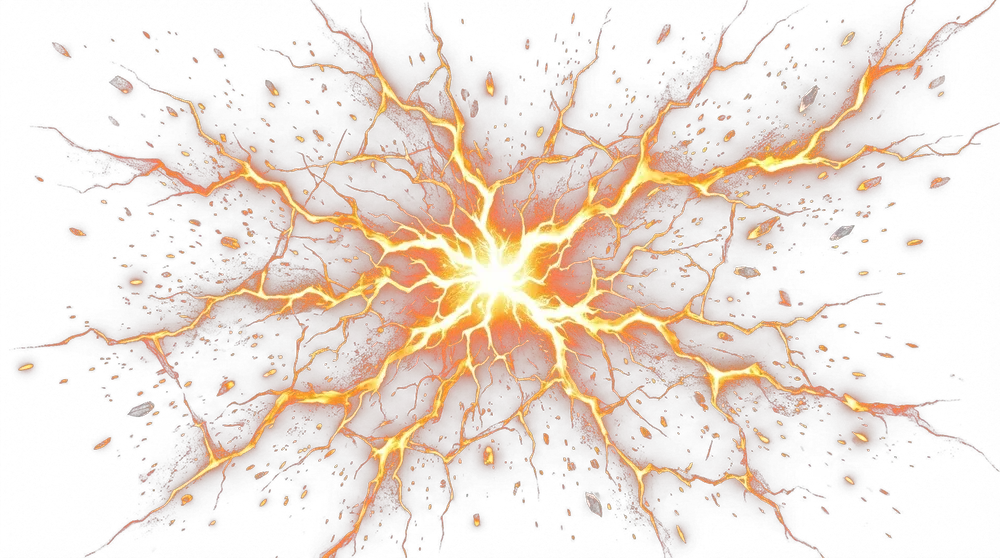
#> input picture webgame/assets/art/sky_cracks_overlay.webp, 1000 x 558 px, shrunk from 1376 x 768 before the run, found by its file name
$ python generate_6_sky_states.py
#> lines starting #> are read from the running program, lines starting #| are printed output that depends on the picture
import os
from PIL import Image, ImageFilter, ImageEnhance, ImageDraw
import numpy as np

os.makedirs('webgame/assets/art/sky_states', exist_ok=True)
os.makedirs('frontend/public/assets/art/sky_states', exist_ok=True)

base_crack_path = 'webgame/assets/art/sky_cracks_overlay.webp'
crack_im = Image.open(base_crack_path).convert('RGBA')
#> crack_im is the input picture: PIL image 1000x558 RGBA; mean R, G, B, A 58.9, 31.9, 18.6, 50
cw, ch = crack_im.size # 1376, 768

crack_arr = np.array(crack_im, dtype=np.float32)
r = crack_arr[:, :, 0]
g = crack_arr[:, :, 1]
b = crack_arr[:, :, 2]
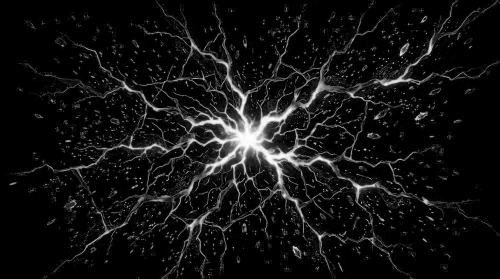
#> b: shape (558, 1000) float32 (shown at 1/2 size); min 0, max 255, mean 18.6
a = crack_arr[:, :, 3]
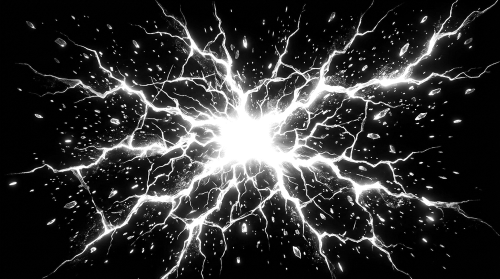
#> a: shape (558, 1000) float32 (shown at 1/2 size); min 0, max 255, mean 50
lum = r * 0.299 + g * 0.587 + b * 0.114
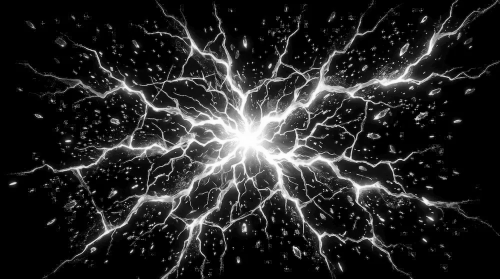
#> lum: shape (558, 1000) float32 (shown at 1/2 size); min 0, max 255, mean 38.5

# Center of celestial dome nexus
cy, cx = ch * 0.45, cw * 0.5
y_coords, x_coords = np.ogrid[:ch, :cw]
dist = np.sqrt(((x_coords - cx) / (cw * 0.5))**2 + ((y_coords - cy) / (ch * 0.5))**2)

# =========================================================================
# STATE 1: LÀNH LẶN NGUYÊN VẸN (100% HP - Pristine Sky Vault)
# =========================================================================
# Hoàn toàn trong suốt (0% vết nứt)
s1 = np.zeros((ch, cw, 4), dtype=np.uint8)
im1 = Image.fromarray(s1)
#> im1: PIL image 1000x558 RGBA; every value is 0
im1.save('webgame/assets/art/sky_states/sky_state_1_pristine.webp', 'WEBP', quality=90)
im1.save('frontend/public/assets/art/sky_states/sky_state_1_pristine.webp', 'WEBP', quality=90)
print('Saved State 1: Pristine')

# =========================================================================
# STATE 2: CHỚM NỨT (80% HP - Incipient Hairline Fractures)
# =========================================================================
# Chỉ xuất hiện các tia nứt mảnh nhẹ tại tâm (dist < 0.32)
# Chuyển sắc thái sang ánh bạc - lân tinh huyền ảo
mask2 = np.clip((0.32 - dist) / 0.15, 0, 1)
# Chỉ lấy các đường nứt sắc bén (lum > 70)
mask2 = mask2 * np.clip((lum - 50.0) / 60.0, 0, 1)

arr2 = np.zeros_like(crack_arr)
# Sắc thái Lôi Đỉnh / Bạc Ánh Trăng: R, G, B ngả sang cyan-gold
arr2[:, :, 0] = np.clip(r * 0.6 + 60, 0, 255)
arr2[:, :, 1] = np.clip(g * 0.85 + 90, 0, 255)
arr2[:, :, 2] = np.clip(b * 1.2 + 130, 0, 255)
arr2[:, :, 3] = np.clip(a * mask2 * 0.85, 0, 255)
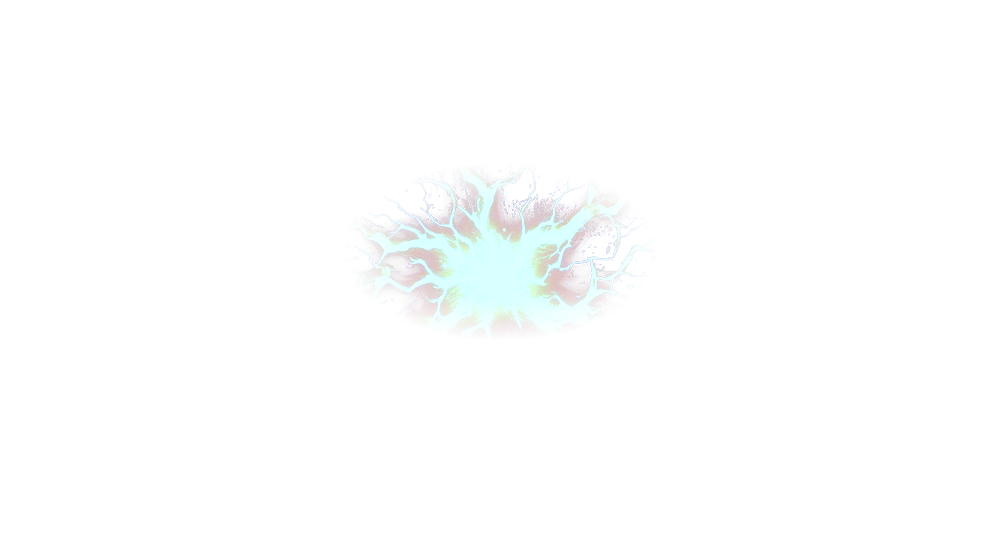
#> arr2: shape (558, 1000, 4) float32; mean of channels 0, 1, 2, 3 95.3, 115.4, 147.9, 7.5; transparent parts drawn white

im2 = Image.fromarray(arr2.astype(np.uint8))
im2.save('webgame/assets/art/sky_states/sky_state_2_incipient.webp', 'WEBP', quality=90)
im2.save('frontend/public/assets/art/sky_states/sky_state_2_incipient.webp', 'WEBP', quality=90)
print('Saved State 2: Incipient')

# =========================================================================
# STATE 3: RẠN NỨT LAN TỎA (60% HP - Spreading Fractures)
# =========================================================================
# Vết nứt lan ra bán kính 60% (dist < 0.62)
mask3 = np.clip((0.62 - dist) / 0.20, 0, 1)
mask3 = mask3 * np.clip((lum - 30.0) / 45.0, 0, 1)
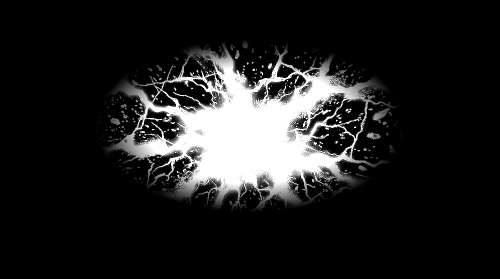
#> mask3: shape (558, 1000) float64 (shown at 1/2 size); min 0, max 1, mean 0.126

arr3 = np.zeros_like(crack_arr)
# Màu vàng kim - hổ phách
arr3[:, :, 0] = np.clip(r * 1.1, 0, 255)
arr3[:, :, 1] = np.clip(g * 0.95, 0, 255)
arr3[:, :, 2] = np.clip(b * 0.5, 0, 255)
arr3[:, :, 3] = np.clip(a * mask3 * 0.92, 0, 255)
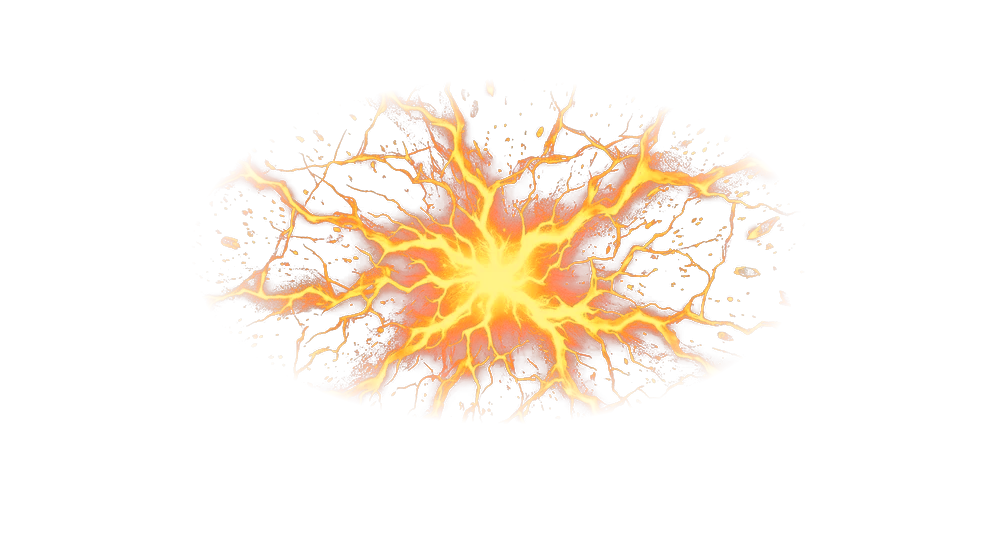
#> arr3: shape (558, 1000, 4) float32; mean of channels 0, 1, 2, 3 63.4, 30.3, 9.3, 22; transparent parts drawn white

im3 = Image.fromarray(arr3.astype(np.uint8))
im3.save('webgame/assets/art/sky_states/sky_state_3_spreading.webp', 'WEBP', quality=90)
im3.save('frontend/public/assets/art/sky_states/sky_state_3_spreading.webp', 'WEBP', quality=90)
print('Saved State 3: Spreading')

# =========================================================================
# STATE 4: NỨT VỠ NẶNG NỀ (40% HP - Severe Molten Chasms)
# =========================================================================
# Vết nứt lan ra 85% diện tích (dist < 0.90)
mask4 = np.clip((0.90 - dist) / 0.22, 0, 1)

arr4 = np.zeros_like(crack_arr)
# Màu cam lửa dung nham rực cháy
arr4[:, :, 0] = np.clip(r * 1.15 + 20, 0, 255)
arr4[:, :, 1] = np.clip(g * 0.85, 0, 255)
arr4[:, :, 2] = np.clip(b * 0.35, 0, 255)
arr4[:, :, 3] = np.clip(a * mask4, 0, 255)

im4 = Image.fromarray(arr4.astype(np.uint8))
im4.save('webgame/assets/art/sky_states/sky_state_4_severe.webp', 'WEBP', quality=90)
im4.save('frontend/public/assets/art/sky_states/sky_state_4_severe.webp', 'WEBP', quality=90)
print('Saved State 4: Severe')

# =========================================================================
# STATE 5: THIÊN KIẾP SỤP ĐỔ (20% HP - Cataclysmic Fractures)
# =========================================================================
# 100% vết nứt bung tỏa cực đại, rực lửa đỏ thẫm
arr5 = np.zeros_like(crack_arr)
arr5[:, :, 0] = np.clip(r * 1.25 + 40, 0, 255)
arr5[:, :, 1] = np.clip(g * 0.80, 0, 255)
arr5[:, :, 2] = np.clip(b * 0.25, 0, 255)
arr5[:, :, 3] = np.clip(a * 1.1, 0, 255)

im5 = Image.fromarray(arr5.astype(np.uint8))
im5.save('webgame/assets/art/sky_states/sky_state_5_cataclysm.webp', 'WEBP', quality=90)
im5.save('frontend/public/assets/art/sky_states/sky_state_5_cataclysm.webp', 'WEBP', quality=90)
print('Saved State 5: Cataclysm')

# =========================================================================
# STATE 6: MÁI VÒM TAN VỠ HOÀN TOÀN / PHÁ TRỜI (0% HP - Complete Shatter)
# =========================================================================
# Hạch tâm nổ toang, lộ ra lỗ hổng vũ trụ khổng lồ, hàng ngàn mảnh vỡ tinh thể văng tứ phía
arr6 = np.zeros_like(crack_arr)

# Lỗ hổng trung tâm vỡ toang (core blowout): vùng tâm trắng chói lòa
core_blowout = np.clip(1.0 - (dist / 0.42), 0, 1) ** 2
# Mảnh vỡ xung quanh (debris shards): gia tăng độ sáng và góc văng
np.random.seed(42)
shatter_noise = np.random.uniform(0.6, 1.4, size=(ch, cw))

arr6[:, :, 0] = np.clip(r * 1.3 * shatter_noise + core_blowout * 255, 0, 255)
arr6[:, :, 1] = np.clip(g * 1.0 * shatter_noise + core_blowout * 240, 0, 255)
arr6[:, :, 2] = np.clip(b * 0.8 * shatter_noise + core_blowout * 200, 0, 255)
arr6[:, :, 3] = np.clip(a * 1.25 + core_blowout * 255, 0, 255)
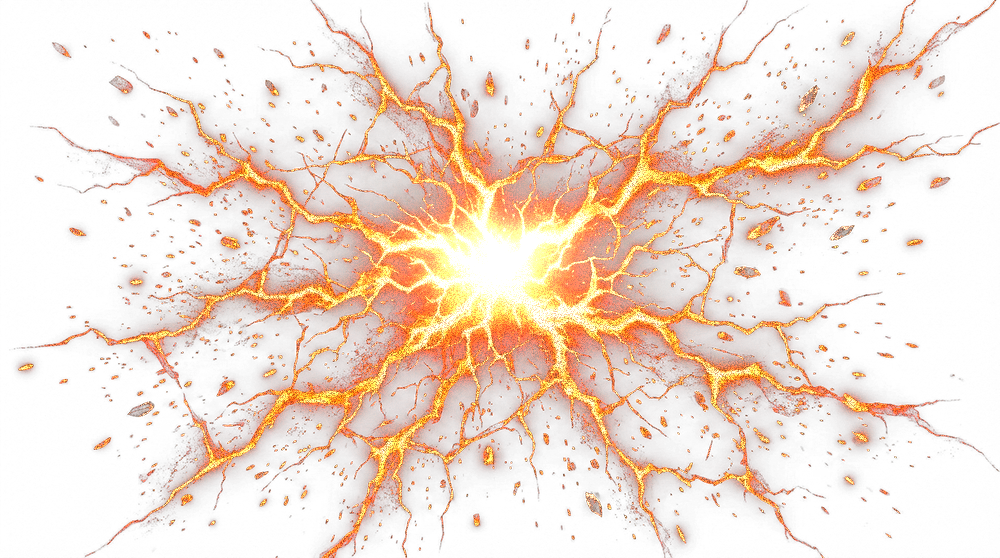
#> arr6: shape (558, 1000, 4) float32; mean of channels 0, 1, 2, 3 70.1, 35, 19.1, 59.2; transparent parts drawn white

im6 = Image.fromarray(arr6.astype(np.uint8))
im6.save('webgame/assets/art/sky_states/sky_state_6_shattered.webp', 'WEBP', quality=90)
im6.save('frontend/public/assets/art/sky_states/sky_state_6_shattered.webp', 'WEBP', quality=90)
print('Saved State 6: Shattered')
